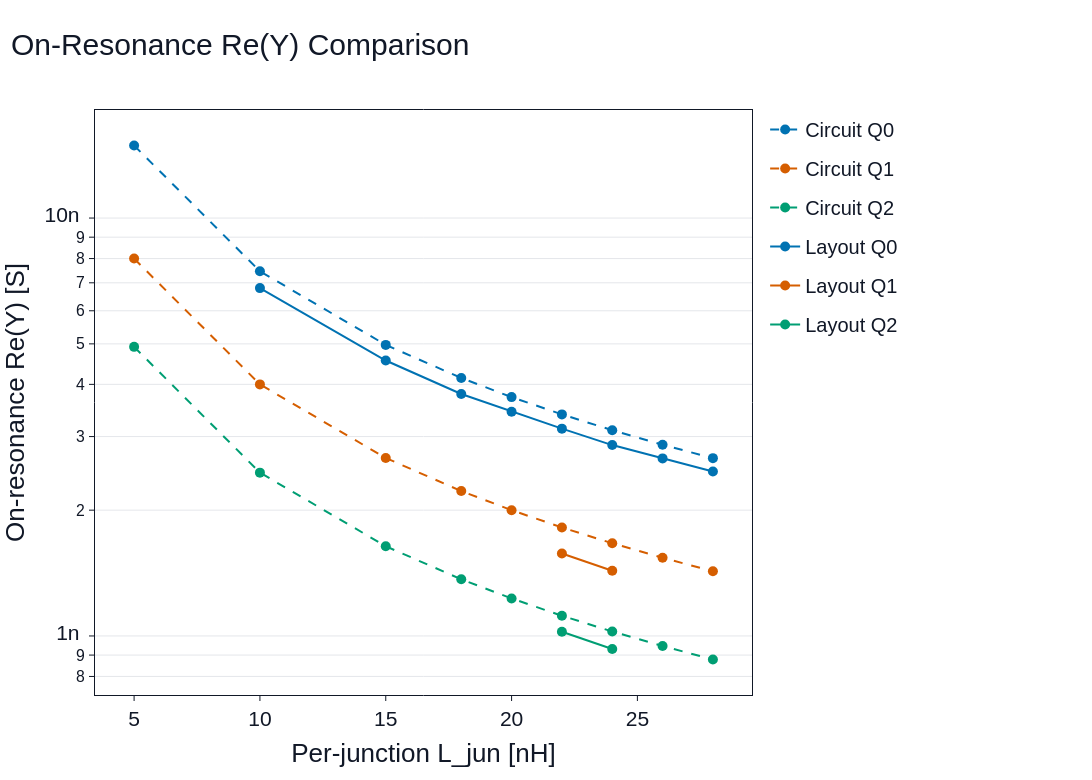

Notebook code for this chart:
### Markdown cell above
### On-resonance Re(Y)

Purpose: Compares the on-resonance Re(Y) values used downstream for T1.

Tables: Matched Re(Y) rows.

Result key: `layout_vs_circuit_on_resonance_re_y`

### Code cell
show_result("layout_vs_circuit_on_resonance_re_y")

### Figure 1 — Plotly figure (JSON) as saved in the notebook; plotly's stock layout.template omitted (floating-point values rounded to 4 significant figures)
{"data": [{"legendgroup": "Circuit-Q0", "line": {"color": "#0072B2", "dash": "dash"}, "marker": {"size": 10}, "mode": "markers+lines", "name": "Circuit Q0", "type": "scatter", "x": [5.0, 10.0, 15.0, 18.0, 20.0, 22.0, 24.0, 26.0, 28.0], "y": [1.492e-08, 7.458e-09, 4.972e-09, 4.143e-09, 3.729e-09, 3.39e-09, 3.107e-09, 2.869e-09, 2.664e-09]}, {"legendgroup": "Circuit-Q1", "line": {"color": "#D55E00", "dash": "dash"}, "marker": {"size": 10}, "mode": "markers+lines", "name": "Circuit Q1", "type": "scatter", "x": [5.0, 10.0, 15.0, 18.0, 20.0, 22.0, 24.0, 26.0, 28.0], "y": [7.999e-09, 4e-09, 2.666e-09, 2.222e-09, 2e-09, 1.818e-09, 1.667e-09, 1.538e-09, 1.429e-09]}, {"legendgroup": "Circuit-Q2", "line": {"color": "#009E73", "dash": "dash"}, "marker": {"size": 10}, "mode": "markers+lines", "name": "Circuit Q2", "type": "scatter", "x": [5.0, 10.0, 15.0, 18.0, 20.0, 22.0, 24.0, 26.0, 28.0], "y": [4.919e-09, 2.459e-09, 1.64e-09, 1.366e-09, 1.23e-09, 1.118e-09, 1.025e-09, 9.459e-10, 8.784e-10]}, {"legendgroup": "Layout-Q0", "line": {"color": "#0072B2", "dash": "solid"}, "marker": {"size": 10}, "mode": "markers+lines", "name": "Layout Q0", "type": "scatter", "x": [10.0, 15.0, 18.0, 20.0, 22.0, 24.0, 26.0, 28.0], "y": [6.798e-09, 4.561e-09, 3.794e-09, 3.441e-09, 3.134e-09, 2.863e-09, 2.66e-09, 2.474e-09]}, {"legendgroup": "Layout-Q1", "line": {"color": "#D55E00", "dash": "solid"}, "marker": {"size": 10}, "mode": "markers+lines", "name": "Layout Q1", "type": "scatter", "x": [22.0, 24.0], "y": [1.575e-09, 1.433e-09]}, {"legendgroup": "Layout-Q2", "line": {"color": "#009E73", "dash": "solid"}, "marker": {"size": 10}, "mode": "markers+lines", "name": "Layout Q2", "type": "scatter", "x": [22.0, 24.0], "y": [1.023e-09, 9.303e-10]}], "layout": {"font": {"color": "#111827", "family": "Arial, Helvetica, sans-serif", "size": 21}, "height": 780, "hovermode": "closest", "legend": {"font": {"color": "#111827", "family": "Arial, Helvetica, sans-serif", "size": 20}, "orientation": "v", "x": 1.02, "xanchor": "left", "y": 1, "yanchor": "top"}, "margin": {"b": 85, "l": 95, "r": 340, "t": 110}, "paper_bgcolor": "#FFFFFF", "plot_bgcolor": "#FFFFFF", "title": {"font": {"color": "#111827", "family": "Arial, Helvetica, sans-serif", "size": 30}, "text": "On-Resonance Re(Y) Comparison", "x": 0.01, "xanchor": "left"}, "width": 1200, "xaxis": {"gridcolor": "#E5E7EB", "gridwidth": 1, "linecolor": "#111827", "linewidth": 1, "mirror": true, "showgrid": false, "showline": true, "tickcolor": "#111827", "tickfont": {"color": "#111827", "family": "Arial, Helvetica, sans-serif", "size": 21}, "ticks": "outside", "title": {"font": {"color": "#111827", "family": "Arial, Helvetica, sans-serif", "size": 26}, "standoff": 14, "text": "Per-junction L_jun [nH]"}, "zeroline": false}, "yaxis": {"gridcolor": "#E5E7EB", "gridwidth": 1, "linecolor": "#111827", "linewidth": 1, "mirror": true, "showgrid": true, "showline": true, "tickcolor": "#111827", "tickfont": {"color": "#111827", "family": "Arial, Helvetica, sans-serif", "size": 21}, "ticks": "outside", "title": {"font": {"color": "#111827", "family": "Arial, Helvetica, sans-serif", "size": 26}, "standoff": 14, "text": "On-resonance Re(Y) [S]"}, "type": "log", "zeroline": false}}}
